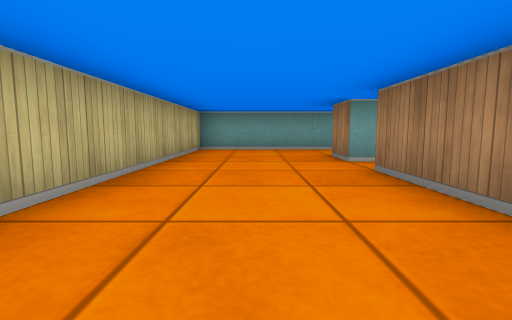
View 1 (above)

13 first-person views from a walk through a cub3D maze. The camera is about half as high as the walls, tilts 6° down and sees 85° across. The floor is counted in squares. Each view is taken from the middle of a square. On the plan, view 1 faces up. The plan holds only what a view shows up to about 9 squares ahead; the rest is blank.

View 2
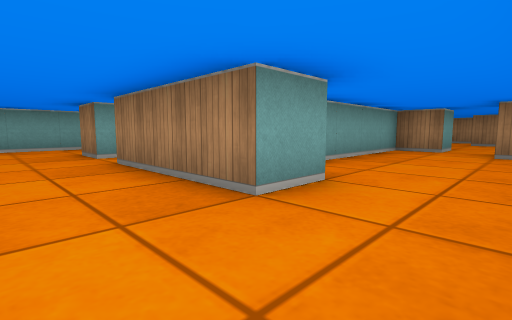

View 3
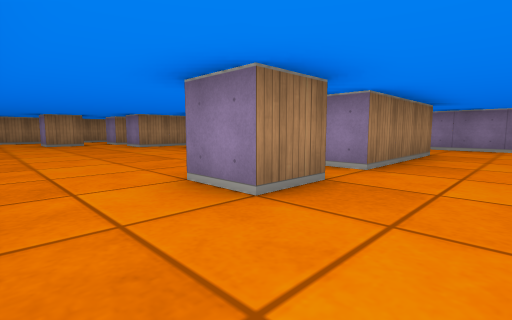

View 4
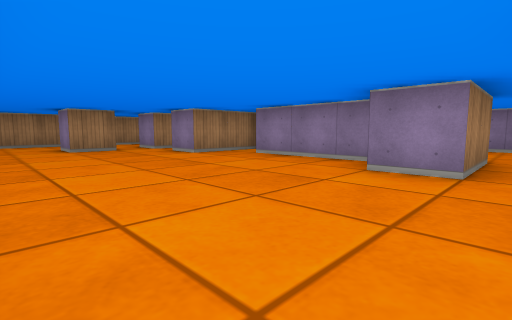

View 5
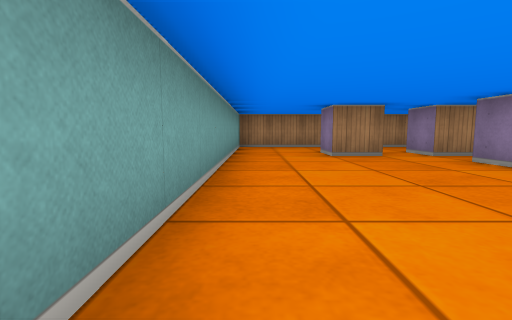

View 6
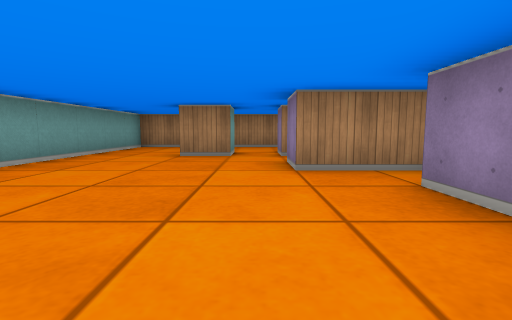

View 7
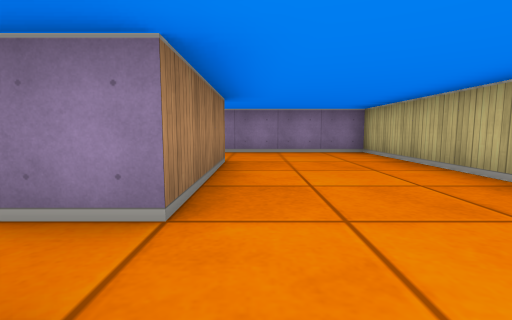

View 8
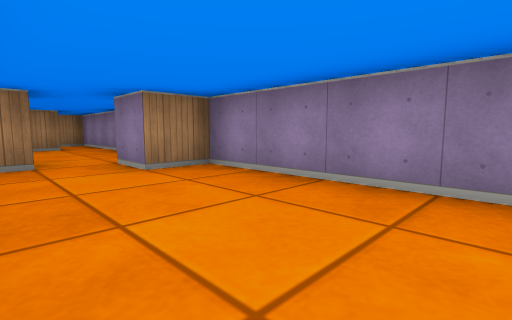

View 9
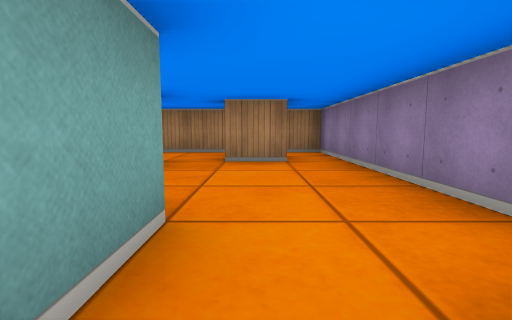

View 10
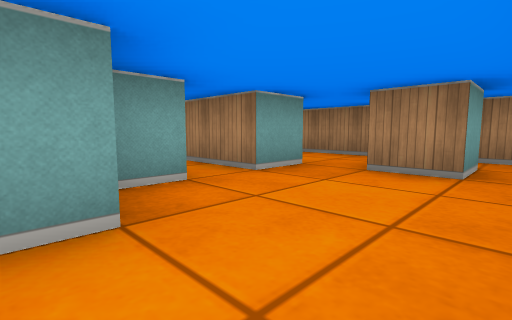

View 11
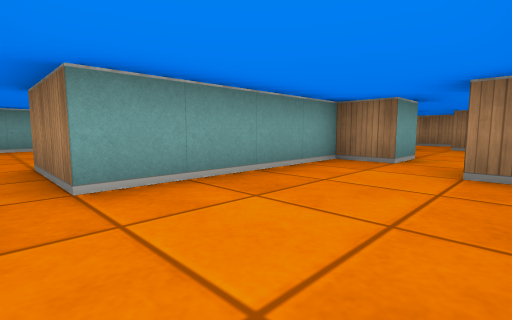

View 12
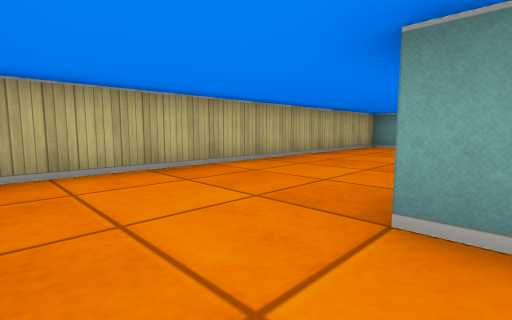

View 13
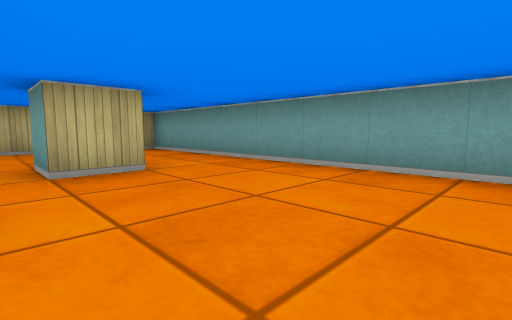

### Floor plan
Points are (right, up) in squares from view 1. A wall is a line through its corners. A room is listed if a view was taken in it or the views show most of it. See-through windows are left out.
Room 1 (views 1, 2, 3, 4, 5, 6, 7, 12, 13)
walls: (4.9, 2.5) (7.5, 2.5); (2.5, 4.5) (1.5, 4.5) (1.5, 5.5) (2.5, 5.5) (2.5, 4.5); (3.5, 1.5) (3.5, 3.5) (4.5, 3.5); (2.6, 0.5) (1.5, 0.5) (1.5, 3.5) (2.5, 3.5); (8.5, 1.5) (8.5, 3.5) (9.5, 3.5); (10.5, 1.5) (10.5, 3.5) (11.5, 3.5); (11.5, 4.5) (10.5, 4.5) (10.5, 5.5) (11.5, 5.5); (13.5, 1.5) (13.5, 7.5) (-1.5, 7.5) (-1.5, -1.5) (2.5, -1.5)
ways out: opening at (2, -0.5) to room 2; opening at (3, 2.5) to room 2; opening at (10, 2.5) to room 3; opening at (12.5, 2.5) to room 3
Room 2 (views 8, 9, 11)
walls: (7.5, 0.5) (7.5, 1.5) (3.5, 1.5); (2.5, -1.5) (6.5, -1.5) (6.5, -0.5) (7.5, -0.5)
ways out: opening at (2, -0.5) to room 1; opening at (3, 2.5) to room 1; opening at (7, 0) to room 3
Room 3 (view 10)
walls: (11.5, 1.5) (10.5, 1.5); (12.5, -0.5) (11.5, -0.5) (11.5, 0.5); (9.6, 1.5) (8.8, 1.5); (8.6, 0.5) (7.5, 0.5); (8.5, -1.5) (13.5, -1.5) (13.5, 1.5)
ways out: opening at (10, 2.5) to room 1; opening at (12.5, 2.5) to room 1; opening at (7, 0) to room 2

Positions as (right, up) in squares from view 1, and headings:
1: (0, 0), facing up
2: (0, -1), facing up-right
3: (0, 7), facing down-right
4: (3, 7), facing down-right
5: (5, 7), facing right
6: (5, 4), facing right
7: (1, 5), facing down
8: (3, 1), facing down-right
9: (7, 0), facing right
10: (8, -1), facing up-right
11: (3, -1), facing up-right
12: (2, -1), facing up-left
13: (6, 4), facing up-left
